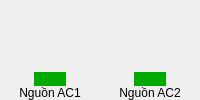
                                       <widget class="QWidget" name="widget_80" native="true">
                                        <layout class="QVBoxLayout" name="verticalLayout_50">
                                         <property name="spacing">
                                          <number>0</number>
                                         </property>
                                         <property name="leftMargin">
                                          <number>0</number>
                                         </property>
                                         <property name="topMargin">
                                          <number>0</number>
                                         </property>
                                         <property name="rightMargin">
                                          <number>0</number>
                                         </property>
                                         <property name="bottomMargin">
                                          <number>0</number>
                                         </property>
                                         <item>
                                          <widget class="QWidget" name="widget_81" native="true">
                                           <property name="sizePolicy">
                                            <sizepolicy hsizetype="Preferred" vsizetype="Preferred">
                                             <horstretch>0</horstretch>
                                             <verstretch>0</verstretch>
                                            </sizepolicy>
                                           </property>
                                           <property name="styleSheet">
                                            <string notr="true"/>
                                           </property>
                                           <layout class="QVBoxLayout" name="verticalLayout_30">
                                            <property name="spacing">
                                             <number>0</number>
                                            </property>
                                            <property name="leftMargin">
                                             <number>0</number>
                                            </property>
                                            <property name="topMargin">
                                             <number>0</number>
                                            </property>
                                            <property name="rightMargin">
                                             <number>0</number>
                                            </property>
                                            <property name="bottomMargin">
                                             <number>0</number>
                                            </property>
                                            <item>
                                             <widget class="QLabel" name="label_9">
                                              <property name="styleSheet">
                                               <string notr="true"/>
                                              </property>
                                              <property name="text">
                                               <string/>
                                              </property>
                                              <property name="pixmap">
                                               <pixmap>:/images/images/images/logo-binh-chung-thong-tin-lien-lac.png</pixmap>
                                              </property>
                                              <property name="scaledContents">
                                               <bool>true</bool>
                                              </property>
                                             </widget>
                                            </item>
                                            <item>
                                             <widget class="QLabel" name="label_22">
                                              <property name="sizePolicy">
                                               <sizepolicy hsizetype="Fixed" vsizetype="Fixed">
                                                <horstretch>0</horstretch>
                                                <verstretch>0</verstretch>
                                               </sizepolicy>
                                              </property>
                                              <property name="styleSheet">
                                               <string notr="true">background-position: center;
background-repeat: no-repeat</string>
                                              </property>
                                              <property name="text">
                                               <string/>
                                              </property>
                                              <property name="alignment">
                                               <set>Qt::AlignCenter</set>
                                              </property>
                                             </widget>
                                            </item>
                                           </layout>
                                          </widget>
                                         </item>
                                         <item>
                                          <widget class="QWidget" name="widget_82" native="true">
                                           <property name="sizePolicy">
                                            <sizepolicy hsizetype="Preferred" vsizetype="Fixed">
                                             <horstretch>0</horstretch>
                                             <verstretch>0</verstretch>
                                            </sizepolicy>
                                           </property>
                                           <layout class="QHBoxLayout" name="horizontalLayout_41">
                                            <property name="spacing">
                                             <number>0</number>
                                            </property>
                                            <property name="leftMargin">
                                             <number>0</number>
                                            </property>
                                            <property name="rightMargin">
                                             <number>0</number>
                                            </property>
                                            <property name="bottomMargin">
                                             <number>0</number>
                                            </property>
                                            <item>
                                             <widget class="QWidget" name="widget_83" native="true">
                                              <layout class="QVBoxLayout" name="verticalLayout_53">
                                               <property name="spacing">
                                                <number>0</number>
                                               </property>
                                               <property name="leftMargin">
                                                <number>0</number>
                                               </property>
                                               <property name="topMargin">
                                                <number>0</number>
                                               </property>
                                               <property name="rightMargin">
                                                <number>0</number>
                                               </property>
                                               <property name="bottomMargin">
                                                <number>0</number>
                                               </property>
                                               <item>
                                                <widget class="QWidget" name="widget_84" native="true">
                                                 <layout class="QHBoxLayout" name="horizontalLayout_42">
                                                  <property name="spacing">
                                                   <number>0</number>
                                                  </property>
                                                  <property name="leftMargin">
                                                   <number>0</number>
                                                  </property>
                                                  <property name="topMargin">
                                                   <number>0</number>
                                                  </property>
                                                  <property name="rightMargin">
                                                   <number>0</number>
                                                  </property>
                                                  <property name="bottomMargin">
                                                   <number>0</number>
                                                  </property>
                                                  <item>
                                                   <widget class="QPushButton" name="pushButton_ac1_5">
                                                    <property name="sizePolicy">
                                                     <sizepolicy hsizetype="Fixed" vsizetype="Fixed">
                                                      <horstretch>0</horstretch>
                                                      <verstretch>0</verstretch>
                                                     </sizepolicy>
                                                    </property>
                                                    <property name="styleSheet">
                                                     <string notr="true">
QPushButton {
    border-radius: 10px;
	background-color: rgb(0, 170, 0);
}</string>
                                                    </property>
                                                    <property name="text">
                                                     <string/>
                                                    </property>
                                                   </widget>
                                                  </item>
                                                 </layout>
                                                </widget>
                                               </item>
                                               <item>
                                                <widget class="QWidget" name="widget_85" native="true">
                                                 <layout class="QVBoxLayout" name="verticalLayout_54">
                                                  <property name="spacing">
                                                   <number>0</number>
                                                  </property>
                                                  <property name="leftMargin">
                                                   <number>0</number>
                                                  </property>
                                                  <property name="topMargin">
                                                   <number>0</number>
                                                  </property>
                                                  <property name="rightMargin">
                                                   <number>0</number>
                                                  </property>
                                                  <property name="bottomMargin">
                                                   <number>0</number>
                                                  </property>
                                                  <item>
                                                   <widget class="QLabel" name="label_23">
                                                    <property name="styleSheet">
                                                     <string notr="true">color: rgb(0, 0, 0);
font: 12pt &quot;Segoe UI&quot;;</string>
                                                    </property>
                                                    <property name="text">
                                                     <string>Nguồn AC1</string>
                                                    </property>
                                                    <property name="alignment">
                                                     <set>Qt::AlignCenter</set>
                                                    </property>
                                                   </widget>
                                                  </item>
                                                 </layout>
                                                </widget>
                                               </item>
                                              </layout>
                                             </widget>
                                            </item>
                                            <item>
                                             <widget class="QWidget" name="widget_86" native="true">
                                              <layout class="QVBoxLayout" name="verticalLayout_55">
                                               <property name="spacing">
                                                <number>0</number>
                                               </property>
                                               <property name="leftMargin">
                                                <number>0</number>
                                               </property>
                                               <property name="topMargin">
                                                <number>0</number>
                                               </property>
                                               <property name="rightMargin">
                                                <number>0</number>
                                               </property>
                                               <property name="bottomMargin">
                                                <number>0</number>
                                               </property>
                                               <item>
                                                <widget class="QWidget" name="widget_87" native="true">
                                                 <layout class="QHBoxLayout" name="horizontalLayout_43">
                                                  <property name="spacing">
                                                   <number>0</number>
                                                  </property>
                                                  <property name="leftMargin">
                                                   <number>0</number>
                                                  </property>
                                                  <property name="topMargin">
                                                   <number>0</number>
                                                  </property>
                                                  <property name="rightMargin">
                                                   <number>0</number>
                                                  </property>
                                                  <property name="bottomMargin">
                                                   <number>0</number>
                                                  </property>
                                                  <item>
                                                   <widget class="QPushButton" name="pushButton_ac2_5">
                                                    <property name="sizePolicy">
                                                     <sizepolicy hsizetype="Fixed" vsizetype="Fixed">
                                                      <horstretch>0</horstretch>
                                                      <verstretch>0</verstretch>
                                                     </sizepolicy>
                                                    </property>
                                                    <property name="styleSheet">
                                                     <string notr="true">
QPushButton {
    border-radius: 10px;
background-color: rgb(0, 170, 0);
}</string>
                                                    </property>
                                                    <property name="text">
                                                     <string/>
                                                    </property>
                                                   </widget>
                                                  </item>
                                                 </layout>
                                                </widget>
                                               </item>
                                               <item>
                                                <widget class="QWidget" name="widget_88" native="true">
                                                 <layout class="QVBoxLayout" name="verticalLayout_56">
                                                  <property name="spacing">
                                                   <number>0</number>
                                                  </property>
                                                  <property name="leftMargin">
                                                   <number>0</number>
                                                  </property>
                                                  <property name="topMargin">
                                                   <number>0</number>
                                                  </property>
                                                  <property name="rightMargin">
                                                   <number>0</number>
                                                  </property>
                                                  <property name="bottomMargin">
                                                   <number>0</number>
                                                  </property>
                                                  <item>
                                                   <widget class="QLabel" name="label_24">
                                                    <property name="styleSheet">
                                                     <string notr="true">color: rgb(0, 0, 0);
font: 12pt &quot;Segoe UI&quot;;</string>
                                                    </property>
                                                    <property name="text">
                                                     <string>Nguồn AC2</string>
                                                    </property>
                                                    <property name="alignment">
                                                     <set>Qt::AlignCenter</set>
                                                    </property>
                                                   </widget>
                                                  </item>
                                                 </layout>
                                                </widget>
                                               </item>
                                              </layout>
                                             </widget>
                                            </item>
                                           </layout>
                                          </widget>
                                         </item>
                                        </layout>
                                       </widget>
